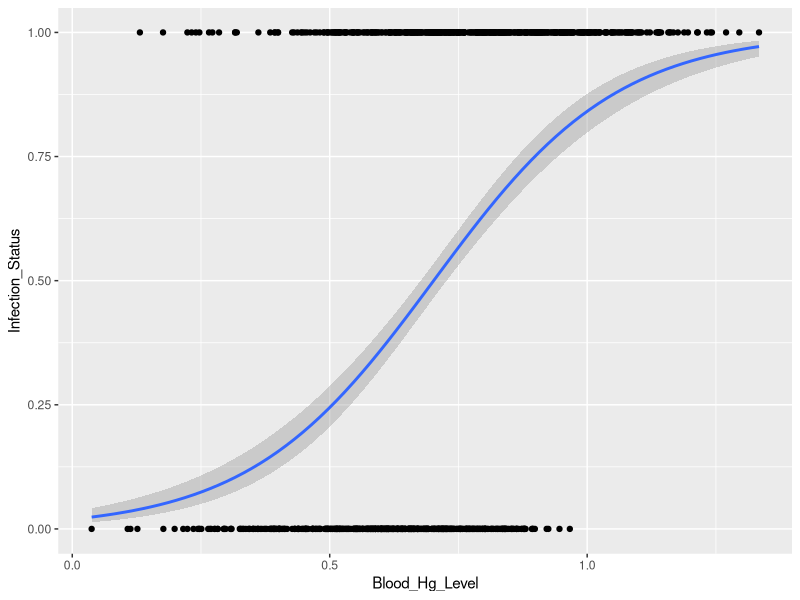
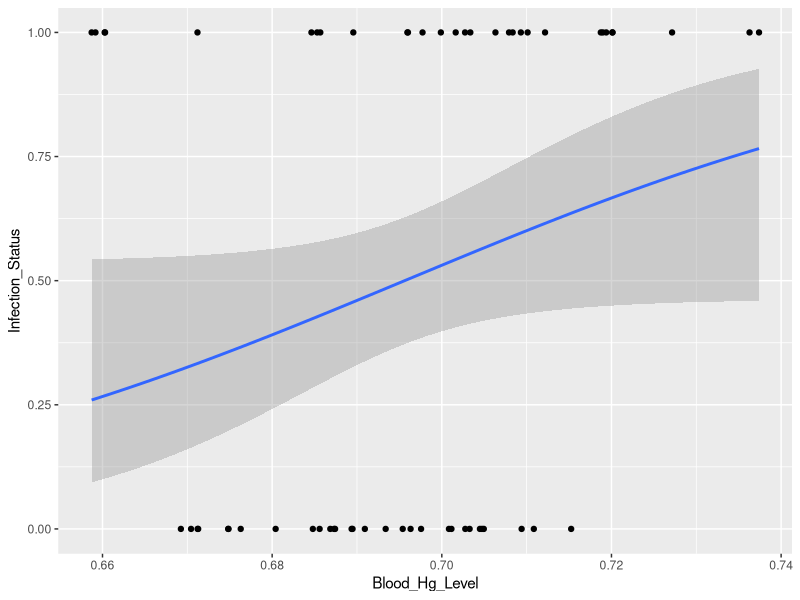
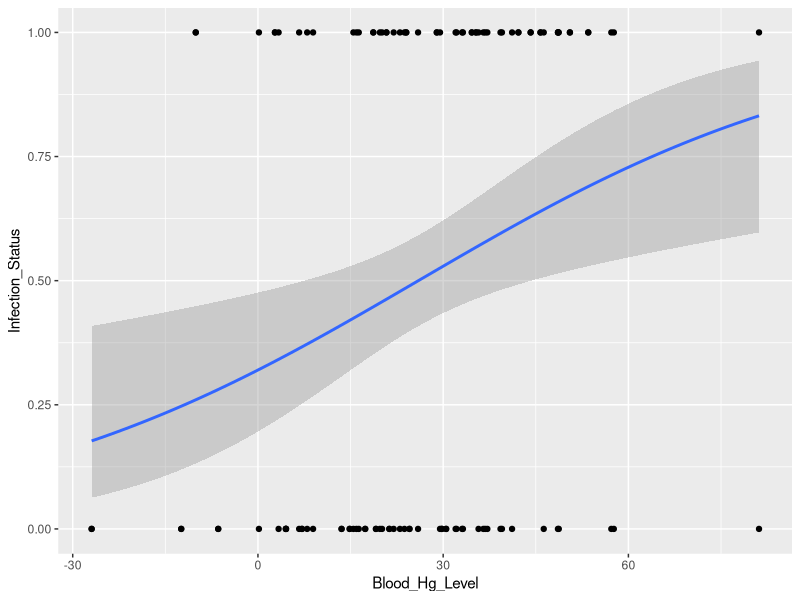
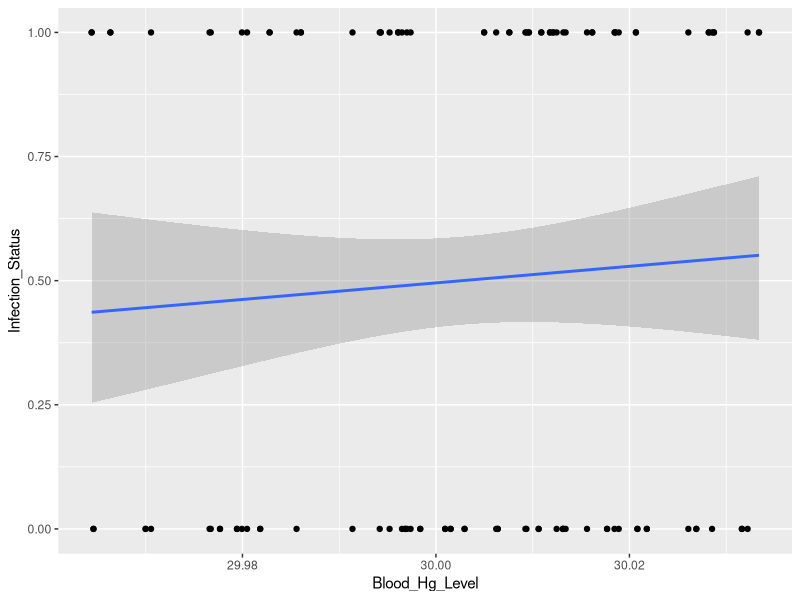

These figures' R source, in order:
## ---- chunk 1
Blood_Hg_Level <- sort(rnorm(n=1000,mean=0.7,sd=0.2)) 
head(Blood_Hg_Level)
Infection_Status <- sample(rep(c(1,0),each=500),prob=seq_len(1000))
head(Infection_Status)
l_reg_data <- data.frame(Blood_Hg_Level,Infection_Status)
head(l_reg_data)
## ---- chunk 2
l_reg_model <- glm(Infection_Status~Blood_Hg_Level,
                   data=l_reg_data,
                   family=binomial(link=logit))
summary(l_reg_model)$coefficients
## ---- chunk 3
library(ggplot2)
lreg_plot <- ggplot(data=l_reg_data,
                    aes(x=Blood_Hg_Level,y=Infection_Status)) +
                    geom_point() +
                    stat_smooth(method=glm,
                                method.args=list(family=binomial))
print(lreg_plot)
## ---- chunk 4
Blood_Hg_Level <- sort(rnorm(n=60,mean=0.7,sd=0.02)) 
Infection_Status <- sample(rep(c(1,0),each=30),prob=seq_len(60))
l_reg_data <- data.frame(Blood_Hg_Level,Infection_Status)

l_reg_model <- glm(Infection_Status~Blood_Hg_Level,
                   data=l_reg_data,
                   family=binomial(link=logit))
print(summary(l_reg_model)$coefficients)
## ---- chunk 5
lreg_plot <- ggplot(data=l_reg_data,
                    aes(x=Blood_Hg_Level,y=Infection_Status)) +
                    geom_point() +
                    stat_smooth(method=glm,
                                method.args=list(family=binomial))
print(lreg_plot)
## ---- chunk 6
Blood_Hg_Level <- sort(rnorm(n=60,mean=30,sd=20)) 
Infection_Status <- sample(rep(c(1,0),each=60),prob=seq_len(120))
l_reg_data <- data.frame(Blood_Hg_Level,Infection_Status)

l_reg_model <- glm(Infection_Status~Blood_Hg_Level,
                   data=l_reg_data,
                   family=binomial(link=logit))
summary(l_reg_model)$coefficients
## ---- chunk 7
lreg_plot <- ggplot(data=l_reg_data,
                    aes(x=Blood_Hg_Level,y=Infection_Status)) +
                    geom_point() +
                    stat_smooth(method=glm,
                                method.args=list(family=binomial))
print(lreg_plot)
## ---- chunk 8
Blood_Hg_Level <- sort(rnorm(n=60,mean=30,sd=0.02)) 
Infection_Status <- sample(rep(c(1,0),each=60),prob=NULL)
l_reg_data <- data.frame(Blood_Hg_Level,Infection_Status)

l_reg_model <- glm(Infection_Status~Blood_Hg_Level,
                   data=l_reg_data,
                   family=binomial(link=logit))
summary(l_reg_model)$coefficients
## ---- chunk 9
lreg_plot <- ggplot(data=l_reg_data,
                    aes(x=Blood_Hg_Level,y=Infection_Status)) +
                    geom_point() +
                    stat_smooth(method=glm,
                                method.args=list(family=binomial))
print(lreg_plot)
